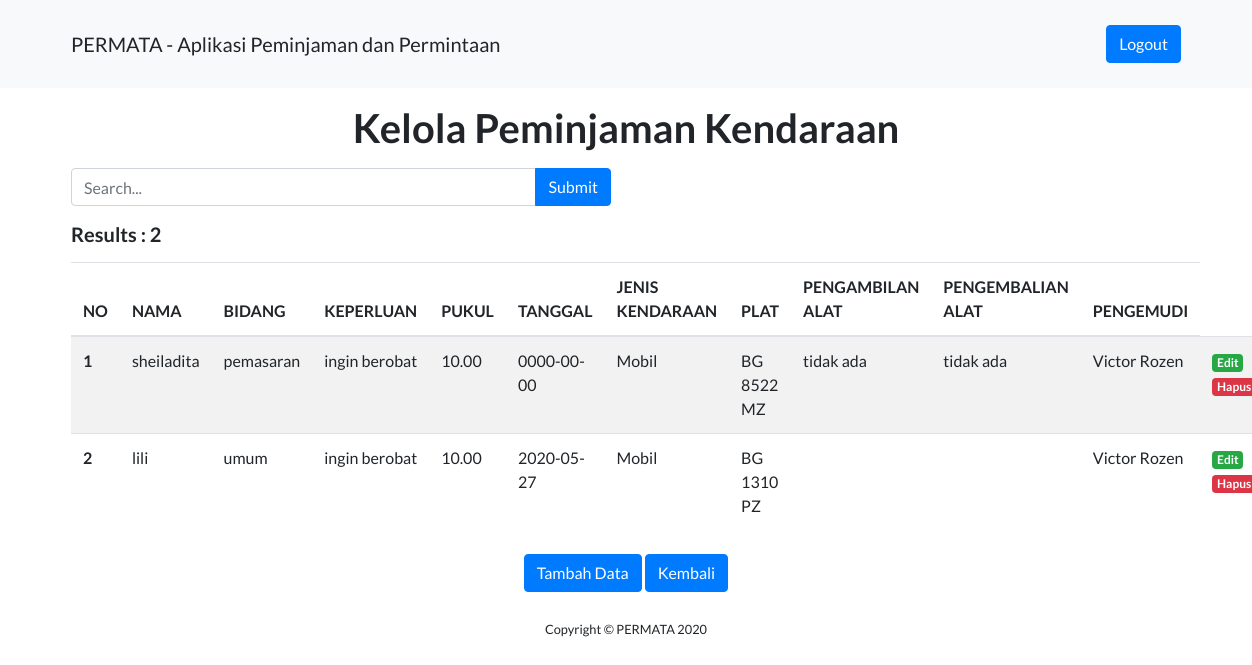
Page /kpbpjs/index.php/admin/kelola_kendaraan on the committed database.
### tables this page shows
CREATE TABLE `daftar_peminjamkendaraan` (
  `id` int(11) NOT NULL,
  `nama` varchar(256) NOT NULL,
  `bidang` varchar(100) NOT NULL,
  `keperluan` varchar(256) NOT NULL,
  `pukul` varchar(10) NOT NULL,
  `haritanggal` date NOT NULL,
  `jenis_kendaraan` varchar(50) NOT NULL,
  `plat` varchar(20) NOT NULL,
  `pengambilan_alat` varchar(256) NOT NULL,
  `pengembalian_alat` varchar(256) NOT NULL,
  `nama_pengemudi` varchar(100) NOT NULL
);

### kpbpjs/application/controllers/Admin.php (called while the page is built, shortened)
<?php
class Admin extends CI_Controller
{
	public function kelola_kendaraan()
	{
		$data['title'] = 'Kelola Kendaraan';
		$this->load->model('model_kendaraan', 'daftar_peminjamkendaraan');
		$this->load->library('pagination');
		$config['base_url'] = 'http://localhost/kpbpjs/index.php/admin/kelola_kendaraan/kelola_kendaraan';
		$config['full_tag_open'] = '<nav> <ul class="pagination justify-content-center">';
		$config['full_tag_close'] = ' </ul> </nav>';
		$config['first_link'] = 'First';
		$config['first_tag_open']  = '<li class="page-item">';
		$config['first_tag_close']  = '</li>';
		$config['last_link'] = 'Last';
		$config['last_tag_open']  = '<li class="page-item">';
		$config['last_tag_close']  = '</li>';
		$config['next_link'] = '&raquo';
		$config['next_tag_open']  = '<li class="page-item">';
		$config['next_tag_close']  = '</li>';
		if($this->input->post('submit'))
		{
			$data['keyword'] = $this->input->post('keyword');
			$this->session->set_userdata('keyword', $data['keyword']);
		}
		else
		{
			$data['keyword'] = $this->session->userdata('keyword');
		}
		$this->db->like('nama',$data['keyword']);
		$this->db->or_like('haritanggal',$data['keyword']);
		$this->db->from('daftar_peminjamkendaraan');
		$config['total_rows'] = $this->db->count_all_results();
		$data['total_rows'] = $config['total_rows'];
		$config['per_page'] = 5;
		$data['start'] = $this->uri->segment(4);
		$data['daftar_peminjamkendaraan'] = $this->daftar_peminjamkendaraan->getKendaraan($config['per_page'],$data['start'], $data['keyword']);
		$this->load->view('templates/header', $data);
		$this->load->view('templates/navbar', $data);
		$this->load->view('admin/kelola_kendaraan', $data);
		$this->load->view('templates/footer');
	}
}

### kpbpjs/index.php (called while the page is built, shortened)
<?php
require_once BASEPATH.'core/CodeIgniter.php';

### kpbpjs/application/config/config.php (called while the page is built, shortened)
<?php
$config['base_url'] = 'http://localhost/kpbpjs/';
$config['index_page'] = '';
$config['uri_protocol']	= 'REQUEST_URI';
$config['url_suffix'] = '';
$config['language']	= 'english';
$config['charset'] = 'UTF-8';
$config['enable_hooks'] = FALSE;
$config['subclass_prefix'] = 'MY_';
$config['composer_autoload'] = FALSE;
$config['permitted_uri_chars'] = 'a-z 0-9~%.:_\-';
$config['enable_query_strings'] = FALSE;
$config['controller_trigger'] = 'c';
$config['function_trigger'] = 'm';
$config['directory_trigger'] = 'd';
$config['allow_get_array'] = TRUE;
$config['log_threshold'] = 0;
$config['log_path'] = '';
$config['log_file_extension'] = '';
$config['log_file_permissions'] = 0644;
$config['log_date_format'] = 'Y-m-d H:i:s';
$config['error_views_path'] = '';
$config['cache_path'] = '';
$config['cache_query_string'] = FALSE;
$config['encryption_key'] = '';
$config['sess_driver'] = 'files';
$config['sess_cookie_name'] = 'ci_session';
$config['sess_expiration'] = 7200;
$config['sess_save_path'] = NULL;
$config['sess_match_ip'] = FALSE;
$config['sess_time_to_update'] = 300;
$config['sess_regenerate_destroy'] = FALSE;
$config['cookie_prefix']	= '';
$config['cookie_domain']	= '';
$config['cookie_path']		= '/';
$config['cookie_secure']	= FALSE;
$config['cookie_httponly'] 	= FALSE;
$config['standardize_newlines'] = FALSE;
$config['global_xss_filtering'] = FALSE;
$config['csrf_protection'] = FALSE;
$config['csrf_token_name'] = 'csrf_test_name';
$config['csrf_cookie_name'] = 'csrf_cookie_name';
$config['csrf_expire'] = 7200;
$config['csrf_regenerate'] = TRUE;
$config['csrf_exclude_uris'] = array();
$config['compress_output'] = FALSE;
$config['time_reference'] = 'local';
$config['rewrite_short_tags'] = FALSE;
$config['proxy_ips'] = '';

### kpbpjs/application/models/model_kendaraan.php (called while the page is built, shortened)
<?php
class Model_kendaraan extends CI_Model
{
	public function getKendaraan($limit, $start, $keyword = null)
	{
		return $this->db->get('daftar_peminjamkendaraan', $limit, $start)->result_array();
	}
}

### kpbpjs/application/views/admin/kelola_kendaraan.php (the view, shortened to what this page needs)
<div class="container-fluid">
  	<div class="container">
    <div class="mt-3" align="center"><h1>Kelola Peminjaman Kendaraan</h1></div>
    <div class="row mt-3">
      <div class="col-md-6">
        <form action="<?= base_url('index.php/admin/kelola_kendaraan')?>" method="post">
          <div class="input-group mb-3">
            <input type="text" class="form-control" placeholder="Search..." name="keyword" autocomplete="off" autofocus>
            <div class="input-group-append">
              <input class="btn btn-primary" type="submit" name="submit">
            </div>
          </div>
        </form>
      </div>
    </div>
      <h5>Results : <?= $total_rows ?></h5>
    	<table class="table table-striped mt-3">
       		<thead>
       			<tr>
       				<th>NO</th>
              <th>NAMA</th>
              <th>BIDANG</th>
              <th>KEPERLUAN</th>
              <th>PUKUL</th>
              <th>TANGGAL</th>
              <th>JENIS KENDARAAN</th>
              <th>PLAT</th>
              <th>PENGAMBILAN ALAT</th>
              <th>PENGEMBALIAN ALAT</th>
              <th>PENGEMUDI</th>
       			</tr>
        	</thead>
        	<tbody>
        		<?php foreach ($daftar_peminjamkendaraan as $dfk) : ?>
        		<tr>
       				<th> <?= ++$start; ?></th>
	        		<td> <?= $dfk ['nama']; ?> </td>
              <td> <?= $dfk ['bidang']; ?> </td>
              <td> <?= $dfk ['keperluan']; ?> </td>
              <td> <?= $dfk ['pukul']; ?> </td>
              <td> <?= $dfk ['haritanggal']; ?> </td>
              <td> <?= $dfk ['jenis_kendaraan']; ?> </td>
              <td> <?= $dfk ['plat']; ?> </td>
              <td> <?= $dfk ['pengambilan_alat']; ?> </td>
              <td> <?= $dfk ['pengembalian_alat']; ?> </td>
              <td> <?= $dfk ['nama_pengemudi']; ?> </td>
	        		<td>
		        		<a href="<?= base_url('index.php/admin/edit_kendaraan/');?><?= $dfk['id'];?>" class="badge badge-success">Edit</a>
		        		<a href="<?= base_url('index.php/admin/hapus_kendaraan/');?><?= $dfk['id'];?>" class="badge badge-danger" onclick="return confirm('Yakin ingin menghapus data?');">Hapus</a>
	        		</td>
        		</tr>
        	<?php endforeach; ?>
        	</tbody>
       	</table>
         <div class="mt-4" align="center">
        <?php echo anchor('index.php/admin/tambah_kendaraan', '<div class="btn btn-primary">
            Tambah Data
          </div>') ?>
          <?php echo anchor('index.php/admin/index', '<div class="btn btn-primary">
            Kembali
          </div>') ?>
        </div>
</div>

### kpbpjs/application/views/templates/header.php (shortened to what this page needs)
<!DOCTYPE html>
<html lang="en">
<head>
  <link href="<?= base_url('assets/'); ?>vendor/bootstrap/css/bootstrap.min.css" rel="stylesheet">
  <link href="<?= base_url('assets/'); ?>vendor/fontawesome-free/css/all.min.css" rel="stylesheet">
  <link href="css/landing-page.min.css" rel="stylesheet">
</head>

### kpbpjs/application/views/templates/navbar.php
<body>
  <nav class="navbar navbar-light bg-light static-top">
    <div class="container mt-3 mb-3">
      <a class="navbar-brand">PERMATA - Aplikasi Peminjaman dan Permintaan</a>
      <a class="btn btn-primary" href="<?= base_url('index.php/kpbpjs/logout') ?>">Logout</a>
    </div>
  </nav>

### kpbpjs/application/views/templates/footer.php (shortened to what this page needs)
  <footer>
  <section class="copyright py-4 text-center">
    <div class="container">
      <small>Copyright &copy; PERMATA 2020</small>
    </div>
  </section>
</footer>
  </body>
</html>

### rows in the picture
daftar_peminjamkendaraan: nama "sheiladita", bidang "pemasaran", keperluan "ingin berobat", pukul "10.00", haritanggal "0000-00-00", jenis_kendaraan "Mobil", plat "BG 8522 MZ", pengambilan_alat "tidak ada", pengembalian_alat "tidak ada", nama_pengemudi "Victor Rozen"
daftar_peminjamkendaraan: nama "lili", bidang "umum", keperluan "ingin berobat", pukul "10.00", haritanggal "2020-05-27", jenis_kendaraan "Mobil", plat "BG 1310 PZ", nama_pengemudi "Victor Rozen"

### other values in the picture
$total_rows "2"
